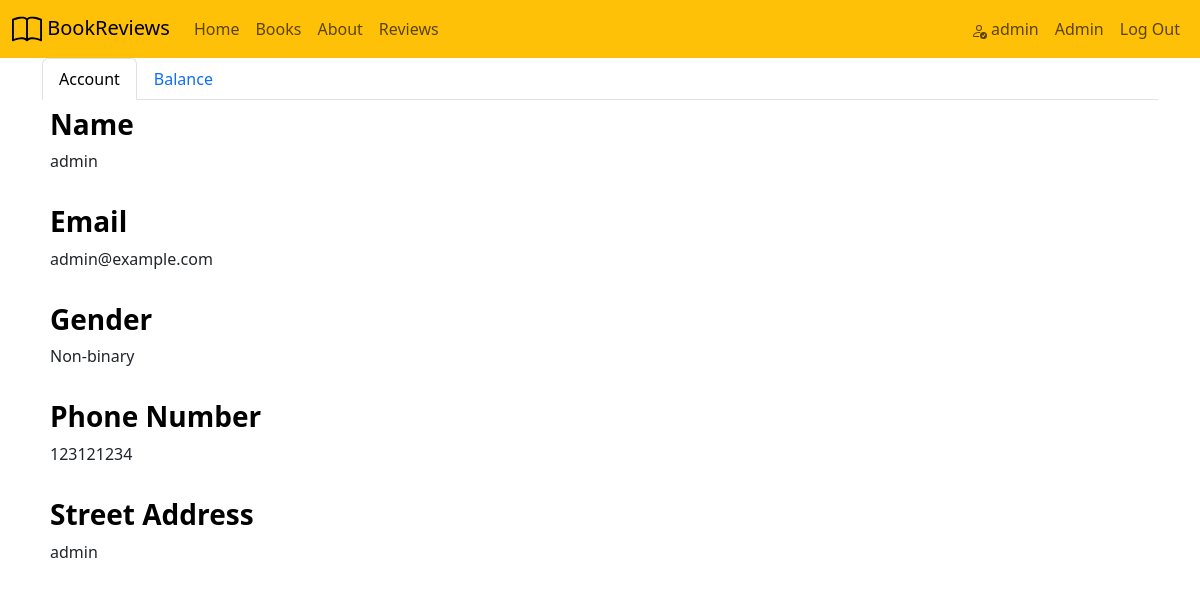
The page /profile.php (signed in) on the database its author committed.
### tables this page shows
CREATE TABLE `user` (
  `id` int(11) NOT NULL,
  `name` varchar(128) NOT NULL,
  `email` varchar(255) NOT NULL,
  `gender` varchar(30) NOT NULL,
  `is_admin` tinyint(1) NOT NULL,
  `phone_number` int(10) NOT NULL,
  `street_address` varchar(255) NOT NULL,
  `wallet_balance` decimal(15,2) DEFAULT NULL,
  `can_borrow` tinyint(1) DEFAULT 1,
  `password_hash` varchar(255) NOT NULL
);

### profile.php (the view, shortened to what this page needs)
<?php
if (isset($_SESSION["user_id"])) {
    $mysqli = require __DIR__ ."/database.php";
    $sql = "SELECT * FROM user
            WHERE id = {$_SESSION["user_id"]}";
    $result = $mysqli->query($sql);
    $user = $result->fetch_assoc();
}
?>
<!DOCTYPE html>
<html>
    <head>
        <link href="https://cdn.jsdelivr.net/npm/bootstrap@5.3.3/dist/css/bootstrap.min.css" rel="stylesheet">
    </head>
    <body>
        <nav class="navbar navbar-expand-lg bg-warning">
          <div class="container-fluid">
            <a class="navbar-brand" href="#">
                    BookReviews
            </a>
            <div class="collapse navbar-collapse" id="navbarScroll">
                <ul class="navbar-nav me-auto my-2 my-lg-0 navbar-nav-scroll" style="--bs-scroll-height: 100px;">
                    <li class="nav-item">
                      <a class="nav-link" href="./home.php">Home</a>
                    </li>
                    <li class="nav-item">
                        <a class="nav-link" href="./books.php">Books</a>
                    </li>
                    <li class="nav-item">
                        <a class="nav-link" href="./about.php">About</a>
                    </li>
                    <li class="nav-item">
                        <a class="nav-link" href="./reviews.php">Reviews</a>
                    </li>
                </ul>
                <ul class="navbar-nav my-2 my-lg-0 navbar-nav-scroll" style="--bs-scroll-height: 100px;">
                    <li class="nav-item">
                        <a class="nav-link" href="./profile.php">
                             <?= htmlspecialchars($user["name"]) ?>
                        </a>
                    </li>
                    <?php if ($user["is_admin"]) : ?>
                      <li class="nav-item">
                        <a class="nav-link" href="./admin.php"> Admin </a>
                      </li>
                    <?php endif; ?>
                    <li class="nav-item">
                        <a class="nav-link" href="./logout.php"> Log Out </a>
                    </li>
                </ul>
            </div>
          </div>
        </nav>
        <div class="container">
            <main>
                <ul class="nav nav-tabs mb3" id="myTab">
                    <li class="nav-item">
                        <a data-bs-toggle="tab" class="nav-link active" href="#account">Account</a>
                    </li>
                    <li class="nav-item">
                        <a data-bs-toggle="tab" class="nav-link" href="#balance">Balance</a>
                    </li>
                </ul>
                <div class="tab-content">
                    <div class="tab-pane fade show active" id="account">
                        <div class="p-2">
                            <h3 class="fw-bold text-body-emphasis" for="name">Name</h3>
                            <p class="text-body"><?= htmlspecialchars($user["name"]) ?></p>
                        </div>
                        <div class="p-2">
                            <h3 class="fw-bold text-body-emphasis" for="email">Email</h3>
                            <p class="text-body"><?= htmlspecialchars($user["email"]) ?></p>
                        </div>
                        <div class="p-2">
                            <h3 class="fw-bold text-body-emphasis" for="gender">Gender</h3>
                            <p class="text-body"><?= htmlspecialchars($user["gender"]) ?></p>
                        </div>
                        <div class="p-2">
                            <h3 class="fw-bold text-body-emphasis" for="phone_number">Phone Number</h3>
                            <p class="text-body"><?= htmlspecialchars($user["phone_number"]) ?></p>
                        </div>
                        <div class="p-2">
                            <h3 class="fw-bold text-body-emphasis" for="street_address">Street Address</h3>
                            <p class="text-body"><?= htmlspecialchars($user["street_address"]) ?></p>
                        </div>
                    </div>
                </div>
            </main>
        </div>
    </body>
</html>

### rows shown on the page
user: name "admin", email "admin@example.com", gender "Non-binary", phone_number "123121234", street_address "admin"
